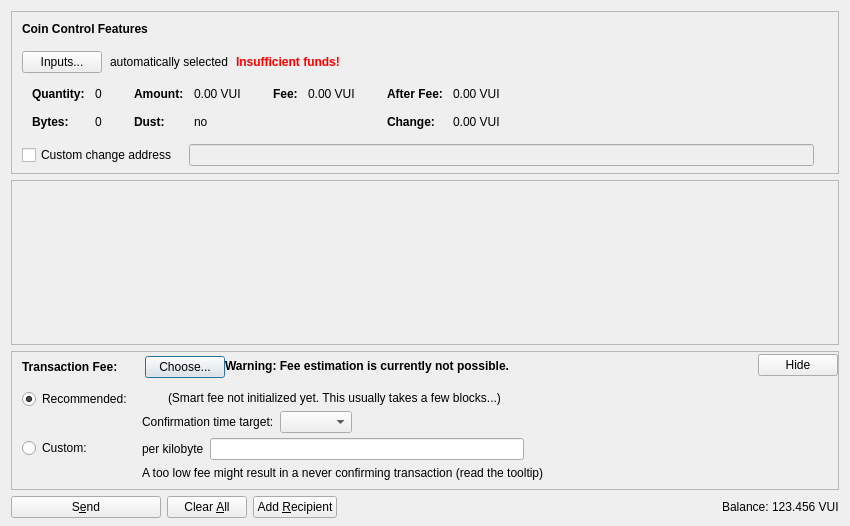
<?xml version="1.0" encoding="UTF-8"?>
<ui version="4.0">
 <class>SendCoinsDialog</class>
 <widget class="QDialog" name="SendCoinsDialog">
  <property name="geometry">
   <rect>
    <x>0</x>
    <y>0</y>
    <width>850</width>
    <height>526</height>
   </rect>
  </property>
  <property name="windowTitle">
   <string>Send Coins</string>
  </property>
  <layout class="QVBoxLayout" name="verticalLayout" stretch="0,1,0,0">
   <property name="bottomMargin">
    <number>8</number>
   </property>
   <item>
    <widget class="QFrame" name="frameCoinControl">
     <property name="sizePolicy">
      <sizepolicy hsizetype="Expanding" vsizetype="Expanding">
       <horstretch>0</horstretch>
       <verstretch>0</verstretch>
      </sizepolicy>
     </property>
     <property name="maximumSize">
      <size>
       <width>16777215</width>
       <height>16777215</height>
      </size>
     </property>
     <property name="frameShape">
      <enum>QFrame::StyledPanel</enum>
     </property>
     <property name="frameShadow">
      <enum>QFrame::Sunken</enum>
     </property>
     <layout class="QVBoxLayout" name="verticalLayoutCoinControl2">
      <property name="spacing">
       <number>0</number>
      </property>
      <property name="leftMargin">
       <number>0</number>
      </property>
      <property name="topMargin">
       <number>0</number>
      </property>
      <property name="rightMargin">
       <number>0</number>
      </property>
      <property name="bottomMargin">
       <number>6</number>
      </property>
      <item>
       <layout class="QVBoxLayout" name="verticalLayoutCoinControl" stretch="0,0,0,0,1">
        <property name="spacing">
         <number>0</number>
        </property>
        <property name="leftMargin">
         <number>10</number>
        </property>
        <property name="topMargin">
         <number>10</number>
        </property>
        <item>
         <layout class="QHBoxLayout" name="horizontalLayoutCoinControl1">
          <property name="bottomMargin">
           <number>15</number>
          </property>
          <item>
           <widget class="QLabel" name="labelCoinControlFeatures">
            <property name="sizePolicy">
             <sizepolicy hsizetype="Preferred" vsizetype="Maximum">
              <horstretch>0</horstretch>
              <verstretch>0</verstretch>
             </sizepolicy>
            </property>
            <property name="font">
             <font>
              <weight>75</weight>
              <bold>true</bold>
             </font>
            </property>
            <property name="styleSheet">
             <string notr="true">font-weight:bold;</string>
            </property>
            <property name="text">
             <string>Coin Control Features</string>
            </property>
           </widget>
          </item>
         </layout>
        </item>
        <item>
         <layout class="QHBoxLayout" name="horizontalLayoutCoinControl2" stretch="0,0,0,0">
          <property name="spacing">
           <number>8</number>
          </property>
          <property name="bottomMargin">
           <number>10</number>
          </property>
          <item>
           <widget class="QPushButton" name="pushButtonCoinControl">
            <property name="styleSheet">
             <string notr="true"/>
            </property>
            <property name="text">
             <string>Inputs...</string>
            </property>
            <property name="autoDefault">
             <bool>false</bool>
            </property>
           </widget>
          </item>
          <item>
           <widget class="QLabel" name="labelCoinControlAutomaticallySelected">
            <property name="text">
             <string>automatically selected</string>
            </property>
            <property name="margin">
             <number>5</number>
            </property>
           </widget>
          </item>
          <item>
           <widget class="QLabel" name="labelCoinControlInsuffFunds">
            <property name="font">
             <font>
              <weight>75</weight>
              <bold>true</bold>
             </font>
            </property>
            <property name="styleSheet">
             <string notr="true">color:red;font-weight:bold;</string>
            </property>
            <property name="text">
             <string>Insufficient funds!</string>
            </property>
            <property name="margin">
             <number>5</number>
            </property>
           </widget>
          </item>
          <item>
           <spacer name="horizontalSpacerCoinControl">
            <property name="orientation">
             <enum>Qt::Horizontal</enum>
            </property>
            <property name="sizeHint" stdset="0">
             <size>
              <width>40</width>
              <height>1</height>
             </size>
            </property>
           </spacer>
          </item>
         </layout>
        </item>
        <item>
         <widget class="QWidget" name="widgetCoinControl" native="true">
          <property name="sizePolicy">
           <sizepolicy hsizetype="Preferred" vsizetype="Preferred">
            <horstretch>0</horstretch>
            <verstretch>0</verstretch>
           </sizepolicy>
          </property>
          <property name="minimumSize">
           <size>
            <width>0</width>
            <height>0</height>
           </size>
          </property>
          <property name="styleSheet">
           <string notr="true"/>
          </property>
          <layout class="QHBoxLayout" name="horizontalLayoutCoinControl5">
           <property name="leftMargin">
            <number>0</number>
           </property>
           <property name="topMargin">
            <number>0</number>
           </property>
           <property name="rightMargin">
            <number>0</number>
           </property>
           <property name="bottomMargin">
            <number>0</number>
           </property>
           <item>
            <layout class="QHBoxLayout" name="horizontalLayoutCoinControl3" stretch="0,0,0,1">
             <property name="spacing">
              <number>20</number>
             </property>
             <property name="topMargin">
              <number>0</number>
             </property>
             <property name="bottomMargin">
              <number>10</number>
             </property>
             <item>
              <layout class="QFormLayout" name="formLayoutCoinControl1">
               <property name="horizontalSpacing">
                <number>10</number>
               </property>
               <property name="verticalSpacing">
                <number>14</number>
               </property>
               <property name="leftMargin">
                <number>10</number>
               </property>
               <property name="topMargin">
                <number>4</number>
               </property>
               <property name="rightMargin">
                <number>6</number>
               </property>
               <item row="0" column="0">
                <widget class="QLabel" name="labelCoinControlQuantityText">
                 <property name="font">
                  <font>
                   <weight>75</weight>
                   <bold>true</bold>
                  </font>
                 </property>
                 <property name="text">
                  <string>Quantity:</string>
                 </property>
                 <property name="margin">
                  <number>0</number>
                 </property>
                </widget>
               </item>
               <item row="0" column="1">
                <widget class="QLabel" name="labelCoinControlQuantity">
                 <property name="cursor">
                  <cursorShape>IBeamCursor</cursorShape>
                 </property>
                 <property name="contextMenuPolicy">
                  <enum>Qt::ActionsContextMenu</enum>
                 </property>
                 <property name="text">
                  <string notr="true">0</string>
                 </property>
                 <property name="margin">
                  <number>0</number>
                 </property>
                 <property name="textInteractionFlags">
                  <set>Qt::LinksAccessibleByMouse|Qt::TextSelectableByKeyboard|Qt::TextSelectableByMouse</set>
                 </property>
                </widget>
               </item>
               <item row="1" column="0">
                <widget class="QLabel" name="labelCoinControlBytesText">
                 <property name="font">
                  <font>
                   <weight>75</weight>
                   <bold>true</bold>
                  </font>
                 </property>
                 <property name="text">
                  <string>Bytes:</string>
                 </property>
                </widget>
               </item>
               <item row="1" column="1">
                <widget class="QLabel" name="labelCoinControlBytes">
                 <property name="cursor">
                  <cursorShape>IBeamCursor</cursorShape>
                 </property>
                 <property name="contextMenuPolicy">
                  <enum>Qt::ActionsContextMenu</enum>
                 </property>
                 <property name="text">
                  <string notr="true">0</string>
                 </property>
                 <property name="textInteractionFlags">
                  <set>Qt::LinksAccessibleByMouse|Qt::TextSelectableByKeyboard|Qt::TextSelectableByMouse</set>
                 </property>
                </widget>
               </item>
              </layout>
             </item>
             <item>
              <layout class="QFormLayout" name="formLayoutCoinControl2">
               <property name="horizontalSpacing">
                <number>10</number>
               </property>
               <property name="verticalSpacing">
                <number>14</number>
               </property>
               <property name="leftMargin">
                <number>6</number>
               </property>
               <property name="topMargin">
                <number>4</number>
               </property>
               <property name="rightMargin">
                <number>6</number>
               </property>
               <item row="0" column="0">
                <widget class="QLabel" name="labelCoinControlAmountText">
                 <property name="font">
                  <font>
                   <weight>75</weight>
                   <bold>true</bold>
                  </font>
                 </property>
                 <property name="text">
                  <string>Amount:</string>
                 </property>
                 <property name="margin">
                  <number>0</number>
                 </property>
                </widget>
               </item>
               <item row="0" column="1">
                <widget class="QLabel" name="labelCoinControlAmount">
                 <property name="cursor">
                  <cursorShape>IBeamCursor</cursorShape>
                 </property>
                 <property name="contextMenuPolicy">
                  <enum>Qt::ActionsContextMenu</enum>
                 </property>
                 <property name="text">
                  <string notr="true">0.00 VUI</string>
                 </property>
                 <property name="textInteractionFlags">
                  <set>Qt::LinksAccessibleByMouse|Qt::TextSelectableByKeyboard|Qt::TextSelectableByMouse</set>
                 </property>
                </widget>
               </item>
               <item row="1" column="0">
                <widget class="QLabel" name="labelCoinControlLowOutputText">
                 <property name="font">
                  <font>
                   <weight>75</weight>
                   <bold>true</bold>
                  </font>
                 </property>
                 <property name="text">
                  <string>Dust:</string>
                 </property>
                </widget>
               </item>
               <item row="1" column="1">
                <widget class="QLabel" name="labelCoinControlLowOutput">
                 <property name="cursor">
                  <cursorShape>IBeamCursor</cursorShape>
                 </property>
                 <property name="contextMenuPolicy">
                  <enum>Qt::ActionsContextMenu</enum>
                 </property>
                 <property name="text">
                  <string notr="true">no</string>
                 </property>
                 <property name="textInteractionFlags">
                  <set>Qt::LinksAccessibleByMouse|Qt::TextSelectableByKeyboard|Qt::TextSelectableByMouse</set>
                 </property>
                </widget>
               </item>
              </layout>
             </item>
             <item>
              <layout class="QFormLayout" name="formLayoutCoinControl3">
               <property name="horizontalSpacing">
                <number>10</number>
               </property>
               <property name="verticalSpacing">
                <number>14</number>
               </property>
               <property name="leftMargin">
                <number>6</number>
               </property>
               <property name="topMargin">
                <number>4</number>
               </property>
               <property name="rightMargin">
                <number>6</number>
               </property>
               <item row="0" column="0">
                <widget class="QLabel" name="labelCoinControlFeeText">
                 <property name="font">
                  <font>
                   <weight>75</weight>
                   <bold>true</bold>
                  </font>
                 </property>
                 <property name="text">
                  <string>Fee:</string>
                 </property>
                 <property name="margin">
                  <number>0</number>
                 </property>
                </widget>
               </item>
               <item row="0" column="1">
                <widget class="QLabel" name="labelCoinControlFee">
                 <property name="cursor">
                  <cursorShape>IBeamCursor</cursorShape>
                 </property>
                 <property name="contextMenuPolicy">
                  <enum>Qt::ActionsContextMenu</enum>
                 </property>
                 <property name="text">
                  <string notr="true">0.00 VUI</string>
                 </property>
                 <property name="textInteractionFlags">
                  <set>Qt::LinksAccessibleByMouse|Qt::TextSelectableByKeyboard|Qt::TextSelectableByMouse</set>
                 </property>
                </widget>
               </item>
              </layout>
             </item>
             <item>
              <layout class="QFormLayout" name="formLayoutCoinControl4">
               <property name="horizontalSpacing">
                <number>10</number>
               </property>
               <property name="verticalSpacing">
                <number>14</number>
               </property>
               <property name="leftMargin">
                <number>6</number>
               </property>
               <property name="topMargin">
                <number>4</number>
               </property>
               <property name="rightMargin">
                <number>6</number>
               </property>
               <item row="0" column="0">
                <widget class="QLabel" name="labelCoinControlAfterFeeText">
                 <property name="font">
                  <font>
                   <weight>75</weight>
                   <bold>true</bold>
                  </font>
                 </property>
                 <property name="text">
                  <string>After Fee:</string>
                 </property>
                 <property name="margin">
                  <number>0</number>
                 </property>
                </widget>
               </item>
               <item row="0" column="1">
                <widget class="QLabel" name="labelCoinControlAfterFee">
                 <property name="cursor">
                  <cursorShape>IBeamCursor</cursorShape>
                 </property>
                 <property name="contextMenuPolicy">
                  <enum>Qt::ActionsContextMenu</enum>
                 </property>
                 <property name="text">
                  <string notr="true">0.00 VUI</string>
                 </property>
                 <property name="textInteractionFlags">
                  <set>Qt::LinksAccessibleByMouse|Qt::TextSelectableByKeyboard|Qt::TextSelectableByMouse</set>
                 </property>
                </widget>
               </item>
               <item row="1" column="0">
                <widget class="QLabel" name="labelCoinControlChangeText">
                 <property name="font">
                  <font>
                   <weight>75</weight>
                   <bold>true</bold>
                  </font>
                 </property>
                 <property name="text">
                  <string>Change:</string>
                 </property>
                </widget>
               </item>
               <item row="1" column="1">
                <widget class="QLabel" name="labelCoinControlChange">
                 <property name="cursor">
                  <cursorShape>IBeamCursor</cursorShape>
                 </property>
                 <property name="contextMenuPolicy">
                  <enum>Qt::ActionsContextMenu</enum>
                 </property>
                 <property name="text">
                  <string notr="true">0.00 VUI</string>
                 </property>
                 <property name="textInteractionFlags">
                  <set>Qt::LinksAccessibleByMouse|Qt::TextSelectableByKeyboard|Qt::TextSelectableByMouse</set>
                 </property>
                </widget>
               </item>
              </layout>
             </item>
            </layout>
           </item>
          </layout>
         </widget>
        </item>
        <item>
         <layout class="QHBoxLayout" name="horizontalLayoutCoinControl4" stretch="0,0,0">
          <property name="spacing">
           <number>12</number>
          </property>
          <property name="sizeConstraint">
           <enum>QLayout::SetDefaultConstraint</enum>
          </property>
          <property name="topMargin">
           <number>5</number>
          </property>
          <property name="rightMargin">
           <number>5</number>
          </property>
          <item>
           <widget class="QCheckBox" name="checkBoxCoinControlChange">
            <property name="toolTip">
             <string>If this is activated, but the change address is empty or invalid, change will be sent to a newly generated address.</string>
            </property>
            <property name="text">
             <string>Custom change address</string>
            </property>
           </widget>
          </item>
          <item>
           <widget class="QValidatedLineEdit" name="lineEditCoinControlChange">
            <property name="enabled">
             <bool>false</bool>
            </property>
            <property name="sizePolicy">
             <sizepolicy hsizetype="Expanding" vsizetype="Fixed">
              <horstretch>0</horstretch>
              <verstretch>0</verstretch>
             </sizepolicy>
            </property>
           </widget>
          </item>
          <item>
           <widget class="QLabel" name="labelCoinControlChangeLabel">
            <property name="sizePolicy">
             <sizepolicy hsizetype="Preferred" vsizetype="Expanding">
              <horstretch>0</horstretch>
              <verstretch>0</verstretch>
             </sizepolicy>
            </property>
            <property name="minimumSize">
             <size>
              <width>0</width>
              <height>0</height>
             </size>
            </property>
            <property name="text">
             <string/>
            </property>
            <property name="margin">
             <number>3</number>
            </property>
           </widget>
          </item>
         </layout>
        </item>
        <item>
         <spacer name="verticalSpacerCoinControl">
          <property name="orientation">
           <enum>Qt::Vertical</enum>
          </property>
          <property name="sizeHint" stdset="0">
           <size>
            <width>800</width>
            <height>1</height>
           </size>
          </property>
         </spacer>
        </item>
       </layout>
      </item>
     </layout>
    </widget>
   </item>
   <item>
    <widget class="QScrollArea" name="scrollArea">
     <property name="widgetResizable">
      <bool>true</bool>
     </property>
     <widget class="QWidget" name="scrollAreaWidgetContents">
      <property name="geometry">
       <rect>
        <x>0</x>
        <y>0</y>
        <width>830</width>
        <height>104</height>
       </rect>
      </property>
      <layout class="QVBoxLayout" name="verticalLayout_2" stretch="0,1">
       <property name="leftMargin">
        <number>0</number>
       </property>
       <property name="topMargin">
        <number>0</number>
       </property>
       <property name="rightMargin">
        <number>0</number>
       </property>
       <property name="bottomMargin">
        <number>0</number>
       </property>
       <item>
        <layout class="QVBoxLayout" name="entries">
         <property name="spacing">
          <number>6</number>
         </property>
        </layout>
       </item>
       <item>
        <spacer name="verticalSpacer">
         <property name="orientation">
          <enum>Qt::Vertical</enum>
         </property>
         <property name="sizeHint" stdset="0">
          <size>
           <width>20</width>
           <height>40</height>
          </size>
         </property>
        </spacer>
       </item>
      </layout>
     </widget>
    </widget>
   </item>
   <item>
    <widget class="QFrame" name="frameFee">
     <property name="sizePolicy">
      <sizepolicy hsizetype="Expanding" vsizetype="Expanding">
       <horstretch>0</horstretch>
       <verstretch>0</verstretch>
      </sizepolicy>
     </property>
     <property name="maximumSize">
      <size>
       <width>16777215</width>
       <height>16777215</height>
      </size>
     </property>
     <property name="frameShape">
      <enum>QFrame::StyledPanel</enum>
     </property>
     <property name="frameShadow">
      <enum>QFrame::Sunken</enum>
     </property>
     <layout class="QVBoxLayout" name="verticalLayoutFee1">
      <property name="spacing">
       <number>0</number>
      </property>
      <property name="leftMargin">
       <number>0</number>
      </property>
      <property name="topMargin">
       <number>0</number>
      </property>
      <property name="rightMargin">
       <number>0</number>
      </property>
      <property name="bottomMargin">
       <number>0</number>
      </property>
      <item>
       <layout class="QVBoxLayout" name="verticalLayoutFee2" stretch="0,0,0">
        <property name="spacing">
         <number>0</number>
        </property>
        <property name="leftMargin">
         <number>10</number>
        </property>
        <property name="topMargin">
         <number>0</number>
        </property>
        <item>
         <layout class="QHBoxLayout" name="horizontalLayoutFee1">
          <property name="bottomMargin">
           <number>0</number>
          </property>
          <item>
           <layout class="QVBoxLayout" name="verticalLayoutFee7">
            <property name="spacing">
             <number>0</number>
            </property>
            <item>
             <spacer name="verticalSpacerSmartFee">
              <property name="orientation">
               <enum>Qt::Vertical</enum>
              </property>
              <property name="sizeType">
               <enum>QSizePolicy::Fixed</enum>
              </property>
              <property name="sizeHint" stdset="0">
               <size>
                <width>1</width>
                <height>4</height>
               </size>
              </property>
             </spacer>
            </item>
            <item>
             <layout class="QHBoxLayout" name="horizontalLayoutSmartFee">
              <property name="spacing">
               <number>10</number>
              </property>
              <item>
               <widget class="QLabel" name="labelFeeHeadline">
                <property name="sizePolicy">
                 <sizepolicy hsizetype="Preferred" vsizetype="Maximum">
                  <horstretch>0</horstretch>
                  <verstretch>0</verstretch>
                 </sizepolicy>
                </property>
                <property name="font">
                 <font>
                  <weight>75</weight>
                  <bold>true</bold>
                 </font>
                </property>
                <property name="styleSheet">
                 <string notr="true">font-weight:bold;</string>
                </property>
                <property name="text">
                 <string>Transaction Fee:</string>
                </property>
               </widget>
              </item>
              <item>
               <widget class="QLabel" name="labelFeeMinimized">
                <property name="text">
                 <string/>
                </property>
               </widget>
              </item>
              <item>
               <widget class="QPushButton" name="buttonChooseFee">
                <property name="text">
                 <string>Choose...</string>
                </property>
               </widget>
              </item>
             </layout>
            </item>
            <item>
             <spacer name="verticalSpacer_5">
              <property name="orientation">
               <enum>Qt::Vertical</enum>
              </property>
              <property name="sizeHint" stdset="0">
               <size>
                <width>1</width>
                <height>1</height>
               </size>
              </property>
             </spacer>
            </item>
           </layout>
          </item>
          <item>
           <widget class="QLabel" name="fallbackFeeWarningLabel">
            <property name="toolTip">
             <string>Using the fallbackfee can result in sending a transaction that will take several hours or days (or never) to confirm. Consider choosing your fee manually or wait until you have validated the complete chain.</string>
            </property>
            <property name="font">
            <font>
                <weight>75</weight>
                <bold>true</bold>
            </font>
            </property>
            <property name="text">
             <string>Warning: Fee estimation is currently not possible.</string>
            </property>
            <property name="wordWrap">
             <bool>false</bool>
            </property>
           </widget>
          </item>
          <item>
           <spacer name="horizontalSpacer_4">
            <property name="orientation">
             <enum>Qt::Horizontal</enum>
            </property>
            <property name="sizeType">
             <enum>QSizePolicy::MinimumExpanding</enum>
            </property>
            <property name="sizeHint" stdset="0">
             <size>
              <width>40</width>
              <height>20</height>
             </size>
            </property>
           </spacer>
          </item>
          <item>
           <widget class="QPushButton" name="buttonMinimizeFee">
            <property name="toolTip">
             <string>collapse fee-settings</string>
            </property>
            <property name="text">
             <string>Hide</string>
            </property>
           </widget>
          </item>
         </layout>
        </item>
        <item>
         <widget class="QFrame" name="frameFeeSelection">
          <layout class="QVBoxLayout" name="verticalLayoutFee12">
           <property name="spacing">
            <number>0</number>
           </property>
           <property name="leftMargin">
            <number>0</number>
           </property>
           <property name="topMargin">
            <number>0</number>
           </property>
           <property name="rightMargin">
            <number>0</number>
           </property>
           <property name="bottomMargin">
            <number>0</number>
           </property>
           <item>
            <layout class="QGridLayout" name="gridLayoutFee">
             <property name="topMargin">
              <number>10</number>
             </property>
             <property name="bottomMargin">
              <number>4</number>
             </property>
             <property name="horizontalSpacing">
              <number>10</number>
             </property>
             <property name="verticalSpacing">
              <number>4</number>
             </property>
             <item row="1" column="1">
              <layout class="QVBoxLayout" name="verticalLayoutFee8">
               <property name="spacing">
                <number>6</number>
               </property>
               <item>
                <layout class="QHBoxLayout" name="horizontalLayoutFee13">
                 <item>
                  <widget class="QLabel" name="labelCustomPerKilobyte">
                   <property name="toolTip">
                    <string>Specify a custom fee per kB (1,000 bytes) of the transaction's virtual size.

Note:  Since the fee is calculated on a per-byte basis, a fee of "100 satoshis per kB" for a transaction size of 500 bytes (half of 1 kB) would ultimately yield a fee of only 50 satoshis.</string>
                   </property>
                   <property name="text">
                    <string>per kilobyte</string>
                   </property>
                  </widget>
                 </item>
                 <item>
                  <widget class="BitcoinAmountField" name="customFee"/>
                 </item>
                 <item>
                  <spacer name="horizontalSpacer_6">
                   <property name="orientation">
                    <enum>Qt::Horizontal</enum>
                   </property>
                   <property name="sizeHint" stdset="0">
                    <size>
                     <width>1</width>
                     <height>1</height>
                    </size>
                   </property>
                  </spacer>
                 </item>
                </layout>
               </item>
               <item>
                <layout class="QHBoxLayout" name="horizontalLayoutFee8">
                 <item>
                  <widget class="QLabel" name="labelCustomFeeWarning">
                   <property name="enabled">
                    <bool>true</bool>
                   </property>
                   <property name="toolTip">
                    <string>When there is less transaction volume than space in the blocks, miners as well as relaying nodes may enforce a minimum fee. Paying only this minimum fee is just fine, but be aware that this can result in a never confirming transaction once there is more demand for vuicoin transactions than the network can process.</string>
                   </property>
                   <property name="text">
                    <string>A too low fee might result in a never confirming transaction (read the tooltip)</string>
                   </property>
                  </widget>
                 </item>
                 <item>
                  <spacer name="horizontalSpacer_2">
                   <property name="orientation">
                    <enum>Qt::Horizontal</enum>
                   </property>
                   <property name="sizeHint" stdset="0">
                    <size>
                     <width>1</width>
                     <height>1</height>
                    </size>
                   </property>
                  </spacer>
                 </item>
                </layout>
               </item>
              </layout>
             </item>
             <item row="0" column="0">
              <layout class="QVBoxLayout" name="verticalLayoutFee4" stretch="0,1">
               <item>
                <widget class="QRadioButton" name="radioSmartFee">
                 <property name="text">
                  <string>Recommended:</string>
                 </property>
                 <property name="checked">
                  <bool>true</bool>
                 </property>
                 <attribute name="buttonGroup">
                  <string notr="true">groupFee</string>
                 </attribute>
                </widget>
               </item>
               <item>
                <spacer name="verticalSpacer_2">
                 <property name="orientation">
                  <enum>Qt::Vertical</enum>
                 </property>
                 <property name="sizeHint" stdset="0">
                  <size>
                   <width>1</width>
                   <height>1</height>
                  </size>
                 </property>
                </spacer>
               </item>
              </layout>
             </item>
             <item row="1" column="0">
              <layout class="QVBoxLayout" name="verticalLayoutFee9" stretch="0,1">
               <item>
                <widget class="QRadioButton" name="radioCustomFee">
                 <property name="text">
                  <string>Custom:</string>
                 </property>
                 <attribute name="buttonGroup">
                  <string notr="true">groupFee</string>
                 </attribute>
                </widget>
               </item>
               <item>
                <spacer name="verticalSpacer_6">
                 <property name="orientation">
                  <enum>Qt::Vertical</enum>
                 </property>
                 <property name="sizeHint" stdset="0">
                  <size>
                   <width>1</width>
                   <height>1</height>
                  </size>
                 </property>
                </spacer>
               </item>
              </layout>
             </item>
             <item row="0" column="1">
              <layout class="QVBoxLayout" name="verticalLayoutFee3" stretch="0,0,1">
               <property name="spacing">
                <number>6</number>
               </property>
               <property name="topMargin">
                <number>2</number>
               </property>
               <item>
                <layout class="QHBoxLayout" name="horizontalLayoutFee12">
                 <item>
                  <widget class="QLabel" name="labelSmartFee">
                   <property name="text">
                    <string/>
                   </property>
                  </widget>
                 </item>
                 <item>
                  <widget class="QLabel" name="labelFeeEstimation">
                   <property name="text">
                    <string/>
                   </property>
                  </widget>
                 </item>
                 <item>
                  <widget class="QLabel" name="labelSmartFee2">
                   <property name="text">
                    <string>(Smart fee not initialized yet. This usually takes a few blocks...)</string>
                   </property>
                  </widget>
                 </item>
                 <item>
                  <spacer name="horizontalSpacer_5">
                   <property name="orientation">
                    <enum>Qt::Horizontal</enum>
                   </property>
                   <property name="sizeHint" stdset="0">
                    <size>
                     <width>1</width>
                     <height>1</height>
                    </size>
                   </property>
                  </spacer>
                 </item>
                </layout>
               </item>
               <item>
                <layout class="QHBoxLayout" name="horizontalLayoutFee9">
                 <item>
                  <layout class="QVBoxLayout" name="verticalLayoutFee6">
                   <item>
                    <widget class="QLabel" name="labelSmartFee3">
                     <property name="text">
                      <string>Confirmation time target:</string>
                     </property>
                    </widget>
                   </item>
                  </layout>
                 </item>
                 <item>
                  <layout class="QVBoxLayout" name="verticalLayoutFee5">
                   <property name="rightMargin">
                    <number>30</number>
                   </property>
                   <item>
                    <layout class="QHBoxLayout" name="horizontalLayoutConfTarget">
                     <property name="bottomMargin">
                      <number>0</number>
                     </property>
                     <item>
                      <widget class="QComboBox" name="confTargetSelector"/>
                     </item>
                     <item>
                      <spacer name="horizontalSpacerConfTarget">
                       <property name="orientation">
                        <enum>Qt::Horizontal</enum>
                       </property>
                       <property name="sizeHint" stdset="0">
                        <size>
                         <width>40</width>
                         <height>20</height>
                        </size>
                       </property>
                      </spacer>
                     </item>
                    </layout>
                   </item>
                  </layout>
                 </item>
                </layout>
               </item>
               <item>
                <spacer name="verticalSpacer_4">
                 <property name="orientation">
                  <enum>Qt::Vertical</enum>
                 </property>
                 <property name="sizeHint" stdset="0">
                  <size>
                   <width>1</width>
                   <height>1</height>
                  </size>
                 </property>
                </spacer>
               </item>
              </layout>
             </item>
            </layout>
           </item>
          </layout>
         </widget>
        </item>
        <item>
         <spacer name="verticalSpacerFee">
          <property name="orientation">
           <enum>Qt::Vertical</enum>
          </property>
          <property name="sizeHint" stdset="0">
           <size>
            <width>40</width>
            <height>5</height>
           </size>
          </property>
         </spacer>
        </item>
       </layout>
      </item>
     </layout>
    </widget>
   </item>
   <item>
    <layout class="QHBoxLayout" name="horizontalLayout">
     <item>
      <widget class="QPushButton" name="sendButton">
       <property name="minimumSize">
        <size>
         <width>150</width>
         <height>0</height>
        </size>
       </property>
       <property name="toolTip">
        <string>Confirm the send action</string>
       </property>
       <property name="text">
        <string>S&amp;end</string>
       </property>
       <property name="icon">
        <iconset resource="../bitcoin.qrc">
         <normaloff>:/icons/send</normaloff>:/icons/send</iconset>
       </property>
       <property name="autoDefault">
        <bool>false</bool>
       </property>
       <property name="default">
        <bool>false</bool>
       </property>
      </widget>
     </item>
     <item>
      <widget class="QPushButton" name="clearButton">
       <property name="sizePolicy">
        <sizepolicy hsizetype="Minimum" vsizetype="Fixed">
         <horstretch>0</horstretch>
         <verstretch>0</verstretch>
        </sizepolicy>
       </property>
       <property name="toolTip">
        <string>Clear all fields of the form.</string>
       </property>
       <property name="text">
        <string>Clear &amp;All</string>
       </property>
       <property name="icon">
        <iconset resource="../bitcoin.qrc">
         <normaloff>:/icons/remove</normaloff>:/icons/remove</iconset>
       </property>
       <property name="autoDefault">
        <bool>false</bool>
       </property>
      </widget>
     </item>
     <item>
      <widget class="QPushButton" name="addButton">
       <property name="toolTip">
        <string>Send to multiple recipients at once</string>
       </property>
       <property name="text">
        <string>Add &amp;Recipient</string>
       </property>
       <property name="icon">
        <iconset resource="../bitcoin.qrc">
         <normaloff>:/icons/add</normaloff>:/icons/add</iconset>
       </property>
       <property name="autoDefault">
        <bool>false</bool>
       </property>
      </widget>
     </item>
     <item>
      <spacer name="horizontalSpacer">
       <property name="orientation">
        <enum>Qt::Horizontal</enum>
       </property>
       <property name="sizeHint" stdset="0">
        <size>
         <width>40</width>
         <height>20</height>
        </size>
       </property>
      </spacer>
     </item>
     <item>
      <layout class="QHBoxLayout" name="horizontalLayout_2">
       <property name="spacing">
        <number>3</number>
       </property>
       <item>
        <widget class="QLabel" name="label">
         <property name="sizePolicy">
          <sizepolicy hsizetype="Preferred" vsizetype="Fixed">
           <horstretch>0</horstretch>
           <verstretch>0</verstretch>
          </sizepolicy>
         </property>
         <property name="text">
          <string>Balance:</string>
         </property>
        </widget>
       </item>
       <item>
        <widget class="QLabel" name="labelBalance">
         <property name="sizePolicy">
          <sizepolicy hsizetype="Preferred" vsizetype="Fixed">
           <horstretch>0</horstretch>
           <verstretch>0</verstretch>
          </sizepolicy>
         </property>
         <property name="cursor">
          <cursorShape>IBeamCursor</cursorShape>
         </property>
         <property name="text">
          <string notr="true">123.456 VUI</string>
         </property>
         <property name="textInteractionFlags">
          <set>Qt::LinksAccessibleByMouse|Qt::TextSelectableByKeyboard|Qt::TextSelectableByMouse</set>
         </property>
        </widget>
       </item>
      </layout>
     </item>
    </layout>
   </item>
  </layout>
 </widget>
 <customwidgets>
  <customwidget>
   <class>QValidatedLineEdit</class>
   <extends>QLineEdit</extends>
   <header>qt/qvalidatedlineedit.h</header>
  </customwidget>
  <customwidget>
   <class>BitcoinAmountField</class>
   <extends>QLineEdit</extends>
   <header>qt/bitcoinamountfield.h</header>
   <container>1</container>
  </customwidget>
 </customwidgets>
 <resources>
  <include location="../bitcoin.qrc"/>
 </resources>
 <connections/>
 <buttongroups>
  <buttongroup name="groupFee"/>
 </buttongroups>
</ui>
